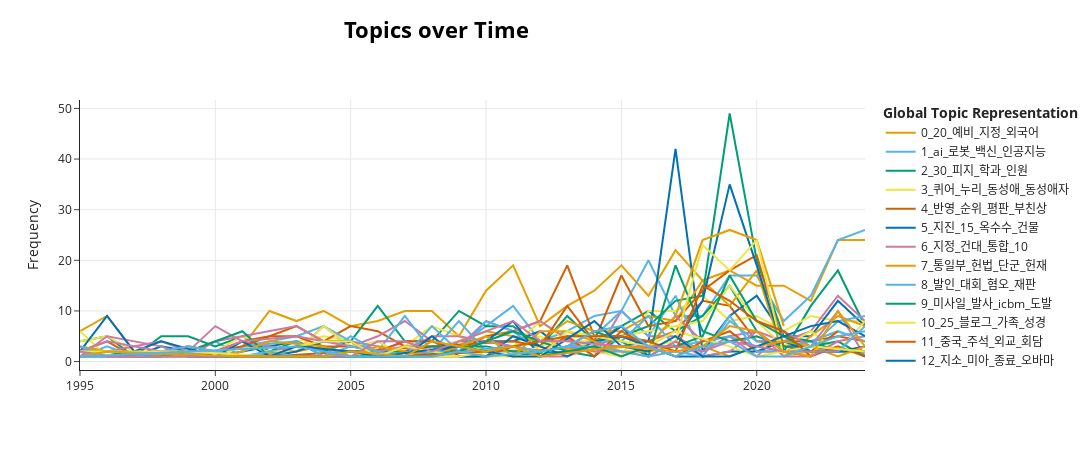

Notebook code cell kept with this figure:
### Code cell
#show line plot of ToT result
tot_vis = topic_model.visualize_topics_over_time(topics_over_time, top_n_topics=30)
tot_vis
